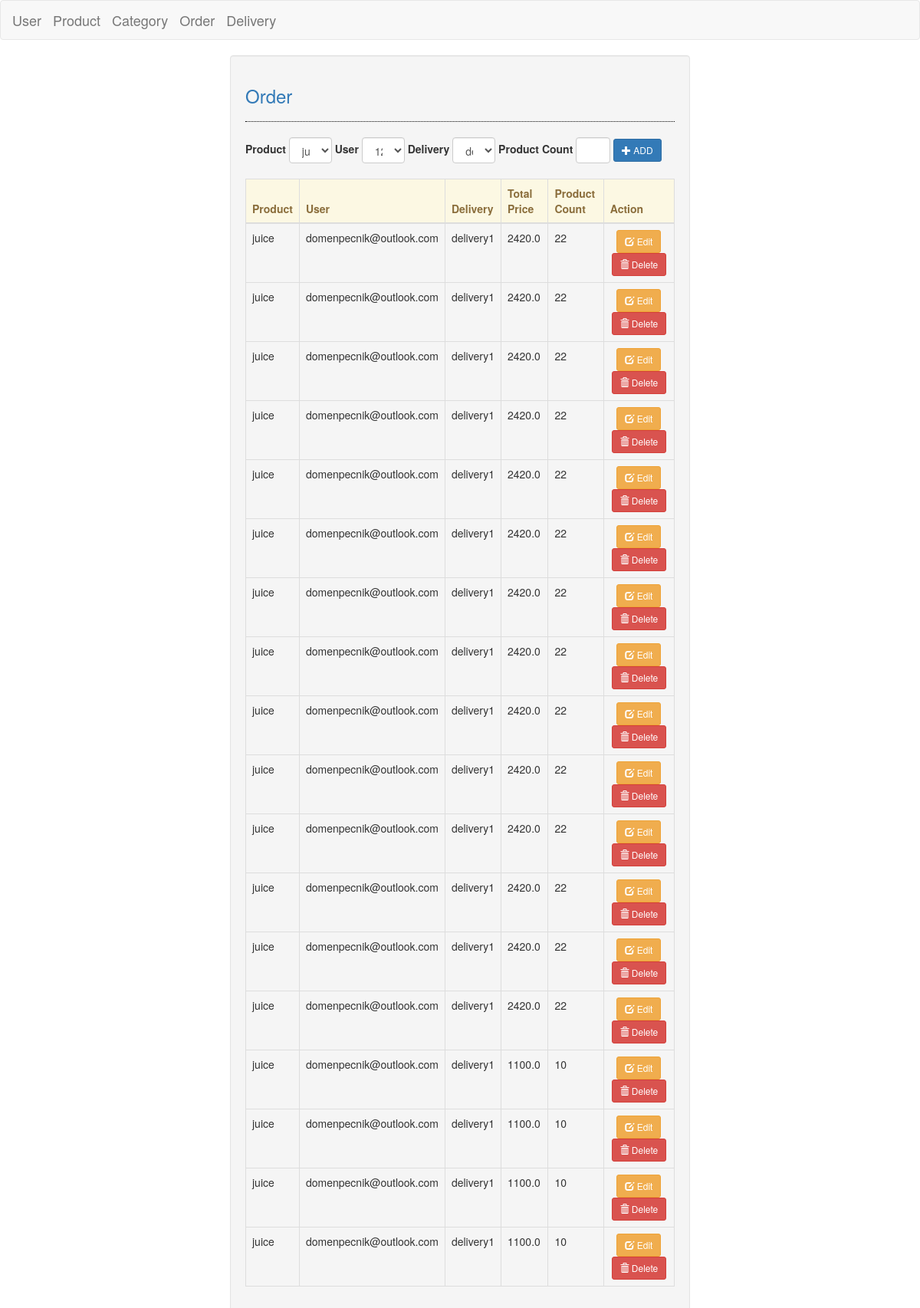
Screenshot of /7ninja/order with the database file from the repository.
### crud/models.py (models this page shows)
class Order(models.Model):
    user = ForeignKey(
        User,
        on_delete=CASCADE,
    )
    delivery = ForeignKey(
        DeliveryType,
        on_delete=CASCADE,
    )
    product = ForeignKey(
        Product,
        on_delete=CASCADE,
    )
    total_price = models.CharField(max_length = 20)
    product_count = models.PositiveIntegerField(default=0)

class Product(models.Model):
	title = models.CharField(max_length = 100)
	description = models.CharField(max_length = 500)
	image = URLField(max_length=2000)
	price = models.CharField(max_length = 10)
	currency = models.CharField(max_length = 5)
	category = ForeignKey(
        Category,
        on_delete=CASCADE,
    )
	likes = models.PositiveIntegerField(default=0)

class DeliveryType(models.Model):
    title = models.CharField(max_length = 100)
    price = models.CharField(max_length = 10)
    fixed = models.BooleanField(default = True)
    def __str__(self):
        return self.title

### crud/views.py (the view)
# urls.py: url(r'order$', views.showOrder, name='showOrder'),
def showOrder(request):
    orders = Order.objects.all()
    products = Product.objects.all()
    users = User.objects.all()
    deliveries = DeliveryType.objects.all()
    context = {'orders': orders, 'deliveries':deliveries, 'users': users, 'products':products}
    return render(request, 'order/index.html', context)

### crud/templates/order/index.html (shortened to what this page needs)
{% extends 'order/base.html' %}
{% block body %}
<form class="form-inline"  action="order/create" method="POST">
    <div class="form-group">
        <label for="product">Product</label>
        <select name="product" class="form-control" style="width:10%;" required="required">
            {% for product in products %}
                <option value="{{product.id}}">{{product.title}}</option>
            {% endfor %}
        </select>
        <label for="user">User</label>
        <select name="user" class="form-control" style="width:10%;" required="required">
            {% for user in users %}
                <option value="{{user.id}}">{{user.email}}</option>
            {% endfor %}
        </select>
        <label for="delivery">Delivery</label>
        <select name="delivery" class="form-control" style="width:10%;" required="required">
            {% for delivery in deliveries %}
                <option value="{{delivery.id}}">{{delivery.title}}</option>
            {% endfor %}
        </select>
        <label for="product_count">Product Count</label>
        <input type="text" name="product_count" class="form-control" style="width:8%;" required="required"/>
        <button type="submit" class="btn btn-sm btn-primary"><span class="glyphicon glyphicon-plus"></span> ADD</button>
    </div>
</form>
<br />
<table class="table table-bordered">
    <thead class="alert-warning">
        <tr>
            <th>Product</th>
            <th>User</th>
            <th>Delivery</th>
            <th>Total Price</th>
            <th>Product Count</th>
            <th>Action</th>
        </tr>
    </thead>
    <tbody>
        {% for order in orders %}
        <tr>
            <td>{{ order.product.title }}</td>
            <td>{{ order.user }}</td>
            <td>{{ order.delivery }}</td>
            <td>{{ order.total_price }}</td>
            <td>{{ order.product_count }}</td>
            <td><center><a class="btn btn-sm btn-warning" href="order/edit/{{ order.id }}"><span class="glyphicon glyphicon-edit"></span> Edit</a> <a class="btn btn-sm btn-danger" href="order/delete/{{ order.id }}"><span class="glyphicon glyphicon-trash"></span> Delete</a></center></td>
        </tr>
        {% endfor %}
    </tbody>
</table>
{% endblock %}

### crud/templates/order/base.html (shortened to what this page needs)
<!DOCTYPE html>
<html lang="en">
    <head>
        {% load static %}
        <link rel="stylesheet" type="text/css" href="{% static 'crud/css/bootstrap.css' %}"/>
    </head>
<body>
    <nav class="navbar navbar-default">
        <div class="container-fluid">
            <a class="navbar-brand" href="/7ninja/user">User</a>
            <a class="navbar-brand" href="/7ninja/product">Product</a>
            <a class="navbar-brand" href="/7ninja/category">Category</a>
            <a class="navbar-brand" href="/7ninja/order">Order</a>
            <a class="navbar-brand" href="/7ninja/delivery">Delivery</a>
        </div>
    </nav>
    <div class="col-md-3"></div>
    <div class="col-md-6 well">
        <h3 class="text-primary">Order</h3>
        <hr style="border-top:1px dotted #000;"/>
        {% block body %}
        {% endblock %}
    </div>
</body>
</html>

### rows the page displays
Order: product "juice", user "domenpecnik@outlook.com", delivery "delivery1", total_price "2420.0", product_count "22"
Order: product "juice", user "domenpecnik@outlook.com", delivery "delivery1", total_price "2420.0", product_count "22"
Order: product "juice", user "domenpecnik@outlook.com", delivery "delivery1", total_price "2420.0", product_count "22"
Order: product "juice", user "domenpecnik@outlook.com", delivery "delivery1", total_price "2420.0", product_count "22"
Order: product "juice", user "domenpecnik@outlook.com", delivery "delivery1", total_price "2420.0", product_count "22"
Order: product "juice", user "domenpecnik@outlook.com", delivery "delivery1", total_price "2420.0", product_count "22"
Order: product "juice", user "domenpecnik@outlook.com", delivery "delivery1", total_price "2420.0", product_count "22"
Order: product "juice", user "domenpecnik@outlook.com", delivery "delivery1", total_price "2420.0", product_count "22"
Order: product "juice", user "domenpecnik@outlook.com", delivery "delivery1", total_price "2420.0", product_count "22"
Order: product "juice", user "domenpecnik@outlook.com", delivery "delivery1", total_price "2420.0", product_count "22"
Order: product "juice", user "domenpecnik@outlook.com", delivery "delivery1", total_price "2420.0", product_count "22"
Order: product "juice", user "domenpecnik@outlook.com", delivery "delivery1", total_price "2420.0", product_count "22"
Order: product "juice", user "domenpecnik@outlook.com", delivery "delivery1", total_price "2420.0", product_count "22"
Order: product "juice", user "domenpecnik@outlook.com", delivery "delivery1", total_price "2420.0", product_count "22"
Order: product "juice", user "domenpecnik@outlook.com", delivery "delivery1", total_price "1100.0", product_count "10"
Order: product "juice", user "domenpecnik@outlook.com", delivery "delivery1", total_price "1100.0", product_count "10"
Order: product "juice", user "domenpecnik@outlook.com", delivery "delivery1", total_price "1100.0", product_count "10"
Order: product "juice", user "domenpecnik@outlook.com", delivery "delivery1", total_price "1100.0", product_count "10"

### other values shown
form field product "juice"
form field user "123"
form field delivery "delivery1"
